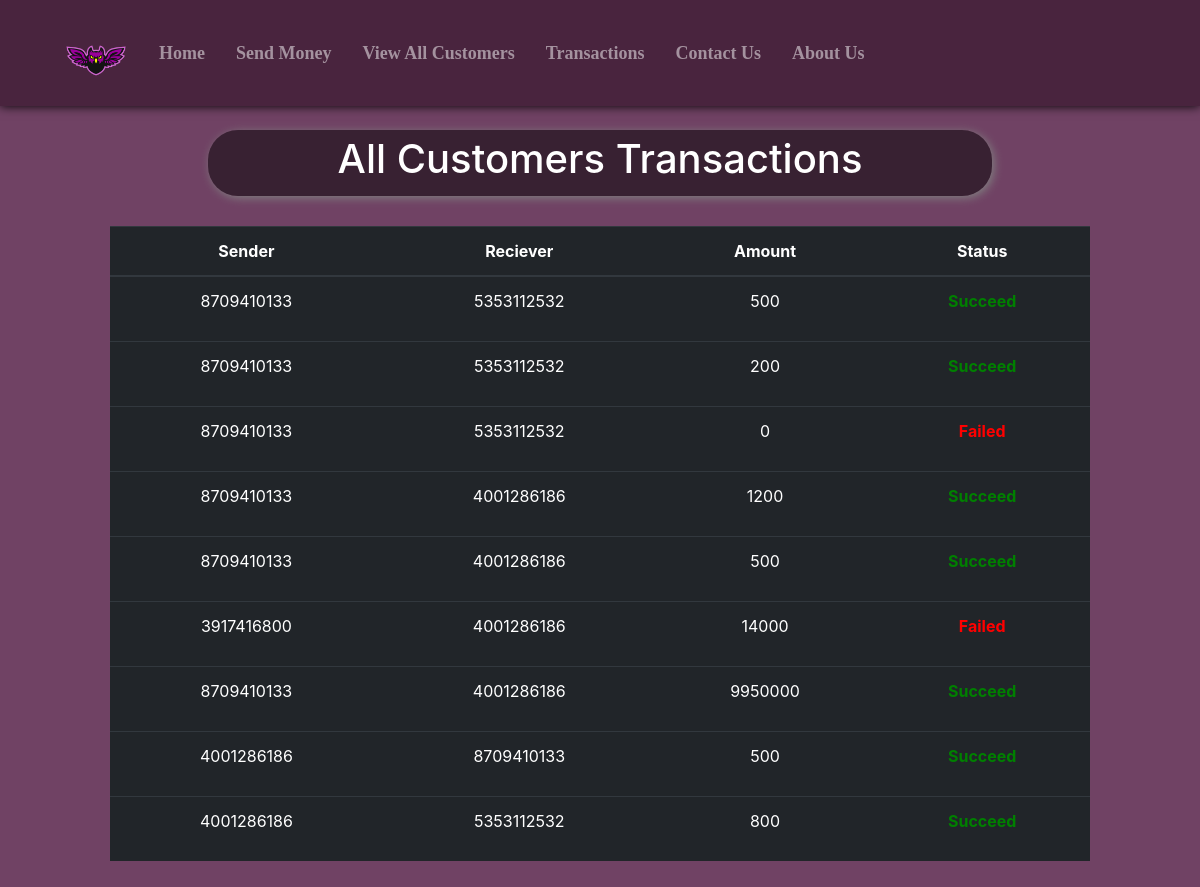
Screenshot of /transactions.php with the database file from the repository.
### tables this page shows
CREATE TABLE `transactions` (
  `sr` int(11) NOT NULL,
  `sender` varchar(10) NOT NULL,
  `receiver` varchar(10) NOT NULL,
  `amount` bigint(20) NOT NULL,
  `status` varchar(10) NOT NULL
);

### transactions.php (the view, shortened to what this page needs)
<!doctype html>
<html lang="en">
<head>
    <link href="//maxcdn.bootstrapcdn.com/bootstrap/4.1.1/css/bootstrap.min.css" rel="stylesheet" id="bootstrap-css">
    <link rel="stylesheet" href="https://use.fontawesome.com/releases/v5.1.0/css/all.css"
>
</head>
<body style="background-color:#704264;">
    <?php include 'spin.php'; ?>
<nav class="navbar navbar-expand-lg navbar-dark fixed-top" style="background-color: #49243E; font-family: candara; font-size: 18px; box-shadow: 0px 0px 10px 0px black;">
    <div class="container-fluid">
        <a href="index.php"><img src="assets/lo4.png" alt="" style="height: 80px; margin-left: 25px; margin-top: 10px;"></a>
        <div class="collapse navbar-collapse" id="navbarSupportedContent">
            <b>
                <ul class="navbar-nav">
                    <li class="nav-item nav-links" style="margin-left: 15px;">
                        <a class="nav-link text-nowrap" aria-current="page" href="index.php">Home</a>
                    </li>
                    <li class="nav-item" style="margin-left: 15px;">
                        <a class="nav-link text-nowrap" href="send_money.php">Send Money</a>
                    </li>
                    <li class="nav-item" style="margin-left: 15px;">
                        <a class="nav-link text-nowrap" href="all_cust.php">View All Customers</a>
                    </li>
                    <li class="nav-item" style="margin-left: 15px;">
                        <a class="nav-link text-nowrap" href="transactions.php">Transactions</a>
                    </li>
                    <li class="nav-item" style="margin-left: 15px;">
                        <a class="nav-link text-nowrap" href="contact_us.php">Contact Us</a>
                    </li>
                    <li class="nav-item" style="margin-left: 15px; margin-right: 75px;">
                        <a class="nav-link text-nowrap" href="about_us.php">About Us</a>
                    </li>
                </ul>
            </b>
        </div>
    </div>
</nav>
    <center>
        <div class="container" style="margin-top: 10%; padding:10px 80px 10px 80px; ">
            <div
                style="width:80%; background-color:rgba(0,0,0,.5); padding:5px 5px 5px 5px; border-radius:30px; box-shadow: 2px 2px 10px gray;">
                <h1 style=" color:white;">All Customers Transactions</h1>
            </div>
            <?php
    $conn = mysqli_connect($servername, $username, $password, $database);
    if(!$conn){
        die("Connection not established: ".mysqli_connect_error());
    }else{
        $sql = "SELECT * FROM `transactions`";
        $result = mysqli_query($conn, $sql);
?>
            <table class="table table-dark" style="margin-top: 30px;">
                <thead>
                    <tr>
                        <th scope="col">Sender</th>
                        <th scope="col">Reciever</th>
                        <th scope="col">Amount</th>
                        <th scope="col">Status</th>
                    </tr>
                </thead>
                <?php
echo "<tbody>";
        while($row = mysqli_fetch_assoc($result)){
        if(!(empty($row['sender']) && empty($row['receiver']) && empty($row['amount'])))
            {echo    '
            <tr>
              <td>'.$row['sender'].'</td>
              <td>'.$row['receiver'].'</td>
              <td>'.$row['amount'].'</td>
              <td>'; ?> <?php if($row['status'] == "succeed"){echo '<b><p style="color:green;">Succeed</p></b>';}else{echo '<b><p style="color:red;">Failed</p></b>';} ?>
              <?php echo '</td>
              </tr>';}
    }
    }
    echo "</tbody>";
?>
        </div>
    </center>
</body>
</html>

### transactions.php (style rules this page uses)
th, td { text-align: center; }

### rows the page displays
transactions: sender "8709410133", receiver "5353112532", amount "500", status "Succeed"
transactions: sender "8709410133", receiver "5353112532", amount "200", status "Succeed"
transactions: sender "8709410133", receiver "5353112532", amount "0", status "Failed"
transactions: sender "8709410133", receiver "4001286186", amount "1200", status "Succeed"
transactions: sender "8709410133", receiver "4001286186", amount "500", status "Succeed"
transactions: sender "3917416800", receiver "4001286186", amount "14000", status "Failed"
transactions: sender "8709410133", receiver "4001286186", amount "9950000", status "Succeed"
transactions: sender "4001286186", receiver "8709410133", amount "500", status "Succeed"
transactions: sender "4001286186", receiver "5353112532", amount "800", status "Succeed"
